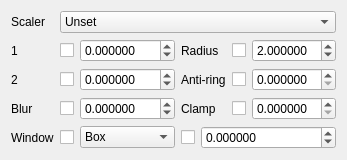
                    <widget class="QWidget" name="dscaleTab">
                     <attribute name="title">
                      <string>Downscale</string>
                     </attribute>
                     <layout class="QGridLayout" name="dscaleTabLayout">
                      <item row="0" column="0">
                       <widget class="QLabel" name="dscaleScalerLabel">
                        <property name="text">
                         <string>Scaler</string>
                        </property>
                       </widget>
                      </item>
                      <item row="0" column="1" colspan="3">
                       <widget class="QComboBox" name="dscaleScaler">
                        <item>
                         <property name="text">
                          <string>Unset</string>
                         </property>
                        </item>
                        <item>
                         <property name="text">
                          <string>Bilinear</string>
                         </property>
                        </item>
                        <item>
                         <property name="text">
                          <string>Bicubic_fast</string>
                         </property>
                        </item>
                        <item>
                         <property name="text">
                          <string>Oversample</string>
                         </property>
                        </item>
                        <item>
                         <property name="text">
                          <string>Spline16</string>
                         </property>
                        </item>
                        <item>
                         <property name="text">
                          <string>Spline36</string>
                         </property>
                        </item>
                        <item>
                         <property name="text">
                          <string>Spline64</string>
                         </property>
                        </item>
                        <item>
                         <property name="text">
                          <string>Sinc</string>
                         </property>
                        </item>
                        <item>
                         <property name="text">
                          <string>Lanczos</string>
                         </property>
                        </item>
                        <item>
                         <property name="text">
                          <string>Ginseng</string>
                         </property>
                        </item>
                        <item>
                         <property name="text">
                          <string>Jinc</string>
                         </property>
                        </item>
                        <item>
                         <property name="text">
                          <string>Ewa lanczos</string>
                         </property>
                        </item>
                        <item>
                         <property name="text">
                          <string>Ewa hanning</string>
                         </property>
                        </item>
                        <item>
                         <property name="text">
                          <string>Ewa ginseng</string>
                         </property>
                        </item>
                        <item>
                         <property name="text">
                          <string>Ewa lanczos sharp</string>
                         </property>
                        </item>
                        <item>
                         <property name="text">
                          <string>Ewa lanczos soft</string>
                         </property>
                        </item>
                        <item>
                         <property name="text">
                          <string>Haasnsoft</string>
                         </property>
                        </item>
                        <item>
                         <property name="text">
                          <string>Bicubic</string>
                         </property>
                        </item>
                        <item>
                         <property name="text">
                          <string>Bc spline</string>
                         </property>
                        </item>
                        <item>
                         <property name="text">
                          <string>Catmull rom</string>
                         </property>
                        </item>
                        <item>
                         <property name="text">
                          <string>Mitchell</string>
                         </property>
                        </item>
                        <item>
                         <property name="text">
                          <string>Robidoux</string>
                         </property>
                        </item>
                        <item>
                         <property name="text">
                          <string>Robidoux sharp</string>
                         </property>
                        </item>
                        <item>
                         <property name="text">
                          <string>Ewa robidoux</string>
                         </property>
                        </item>
                        <item>
                         <property name="text">
                          <string>Ewa robidoux sharp</string>
                         </property>
                        </item>
                        <item>
                         <property name="text">
                          <string>Box</string>
                         </property>
                        </item>
                        <item>
                         <property name="text">
                          <string>Nearest</string>
                         </property>
                        </item>
                        <item>
                         <property name="text">
                          <string>Triangle</string>
                         </property>
                        </item>
                        <item>
                         <property name="text">
                          <string>Gaussian</string>
                         </property>
                        </item>
                       </widget>
                      </item>
                      <item row="1" column="0">
                       <widget class="QLabel" name="dscaleParam1Label">
                        <property name="text">
                         <string>1</string>
                        </property>
                       </widget>
                      </item>
                      <item row="1" column="1">
                       <layout class="QHBoxLayout" name="dscaleParam1Layout" stretch="0,1">
                        <item>
                         <widget class="QCheckBox" name="dscaleParam1Set">
                          <property name="text">
                           <string/>
                          </property>
                         </widget>
                        </item>
                        <item>
                         <widget class="QDoubleSpinBox" name="dscaleParam1Value">
                          <property name="decimals">
                           <number>6</number>
                          </property>
                          <property name="minimum">
                           <double>-100.000000000000000</double>
                          </property>
                          <property name="maximum">
                           <double>100.000000000000000</double>
                          </property>
                         </widget>
                        </item>
                       </layout>
                      </item>
                      <item row="1" column="2">
                       <widget class="QLabel" name="dscaleRadiusLabel">
                        <property name="text">
                         <string>Radius</string>
                        </property>
                       </widget>
                      </item>
                      <item row="1" column="3">
                       <layout class="QHBoxLayout" name="dscaleRadiusLayout" stretch="0,1">
                        <item>
                         <widget class="QCheckBox" name="dscaleRadiusSet">
                          <property name="text">
                           <string/>
                          </property>
                         </widget>
                        </item>
                        <item>
                         <widget class="QDoubleSpinBox" name="dscaleRadiusValue">
                          <property name="decimals">
                           <number>6</number>
                          </property>
                          <property name="minimum">
                           <double>0.500000000000000</double>
                          </property>
                          <property name="maximum">
                           <double>16.000000000000000</double>
                          </property>
                          <property name="singleStep">
                           <double>0.500000000000000</double>
                          </property>
                          <property name="value">
                           <double>2.000000000000000</double>
                          </property>
                         </widget>
                        </item>
                       </layout>
                      </item>
                      <item row="2" column="0">
                       <widget class="QLabel" name="dscaleParam2Label">
                        <property name="text">
                         <string>2</string>
                        </property>
                       </widget>
                      </item>
                      <item row="2" column="1">
                       <layout class="QHBoxLayout" name="dscaleParam2Layout" stretch="0,1">
                        <item>
                         <widget class="QCheckBox" name="dscaleParam2Set">
                          <property name="text">
                           <string/>
                          </property>
                         </widget>
                        </item>
                        <item>
                         <widget class="QDoubleSpinBox" name="dscaleParam2Value">
                          <property name="decimals">
                           <number>6</number>
                          </property>
                          <property name="minimum">
                           <double>-100.000000000000000</double>
                          </property>
                          <property name="maximum">
                           <double>100.000000000000000</double>
                          </property>
                         </widget>
                        </item>
                       </layout>
                      </item>
                      <item row="2" column="2">
                       <widget class="QLabel" name="dscaleAntiRingLabel">
                        <property name="text">
                         <string>Anti-ring</string>
                        </property>
                       </widget>
                      </item>
                      <item row="2" column="3">
                       <layout class="QHBoxLayout" name="dscaleAntiRingLayout" stretch="0,1">
                        <item>
                         <widget class="QCheckBox" name="dscaleAntiRingSet">
                          <property name="text">
                           <string/>
                          </property>
                         </widget>
                        </item>
                        <item>
                         <widget class="QDoubleSpinBox" name="dscaleAntiRingValue">
                          <property name="decimals">
                           <number>6</number>
                          </property>
                          <property name="minimum">
                           <double>0.000000000000000</double>
                          </property>
                          <property name="maximum">
                           <double>1.000000000000000</double>
                          </property>
                          <property name="singleStep">
                           <double>0.100000000000000</double>
                          </property>
                         </widget>
                        </item>
                       </layout>
                      </item>
                      <item row="3" column="0">
                       <widget class="QLabel" name="dscaleBlurLabel">
                        <property name="text">
                         <string>Blur</string>
                        </property>
                       </widget>
                      </item>
                      <item row="3" column="1">
                       <layout class="QHBoxLayout" name="dscaleBlurLayout" stretch="0,1">
                        <item>
                         <widget class="QCheckBox" name="dscaleBlurSet">
                          <property name="text">
                           <string/>
                          </property>
                         </widget>
                        </item>
                        <item>
                         <widget class="QDoubleSpinBox" name="dscaleBlurValue">
                          <property name="decimals">
                           <number>6</number>
                          </property>
                          <property name="minimum">
                           <double>-100.000000000000000</double>
                          </property>
                          <property name="maximum">
                           <double>100.000000000000000</double>
                          </property>
                         </widget>
                        </item>
                       </layout>
                      </item>
                      <item row="3" column="2">
                       <widget class="QLabel" name="dscaleClampLabel">
                        <property name="text">
                         <string>Clamp</string>
                        </property>
                       </widget>
                      </item>
                      <item row="3" column="3">
                       <layout class="QHBoxLayout" name="dscaleClampLayout" stretch="0,1">
                        <item>
                         <widget class="QCheckBox" name="dscaleClampSet"/>
                        </item>
                        <item>
                         <widget class="QDoubleSpinBox" name="dscaleClampValue">
                          <property name="decimals">
                           <number>6</number>
                          </property>
                          <property name="maximum">
                           <double>1.000000000000000</double>
                          </property>
                          <property name="singleStep">
                           <double>0.100000000000000</double>
                          </property>
                         </widget>
                        </item>
                       </layout>
                      </item>
                      <item row="4" column="0">
                       <widget class="QLabel" name="dscaleWindowLabel">
                        <property name="text">
                         <string>Window</string>
                        </property>
                       </widget>
                      </item>
                      <item row="4" column="1">
                       <layout class="QHBoxLayout" name="dscaleWindowLayout" stretch="0,1">
                        <item>
                         <widget class="QCheckBox" name="dscaleWindowSet">
                          <property name="text">
                           <string/>
                          </property>
                         </widget>
                        </item>
                        <item>
                         <widget class="QComboBox" name="dscaleWindowValue">
                          <item>
                           <property name="text">
                            <string>Box</string>
                           </property>
                          </item>
                          <item>
                           <property name="text">
                            <string>Triangle</string>
                           </property>
                          </item>
                          <item>
                           <property name="text">
                            <string>Bartlett</string>
                           </property>
                          </item>
                          <item>
                           <property name="text">
                            <string>Hanning</string>
                           </property>
                          </item>
                          <item>
                           <property name="text">
                            <string>Hamming</string>
                           </property>
                          </item>
                          <item>
                           <property name="text">
                            <string>Quadric</string>
                           </property>
                          </item>
                          <item>
                           <property name="text">
                            <string>Welch</string>
                           </property>
                          </item>
                          <item>
                           <property name="text">
                            <string>Kaiser</string>
                           </property>
                          </item>
                          <item>
                           <property name="text">
                            <string>Blackman</string>
                           </property>
                          </item>
                          <item>
                           <property name="text">
                            <string>Gaussian</string>
                           </property>
                          </item>
                          <item>
                           <property name="text">
                            <string>Sinc</string>
                           </property>
                          </item>
                          <item>
                           <property name="text">
                            <string>Jinc</string>
                           </property>
                          </item>
                          <item>
                           <property name="text">
                            <string>Sphinx</string>
                           </property>
                          </item>
                         </widget>
                        </item>
                       </layout>
                      </item>
                      <item row="4" column="2" colspan="2">
                       <layout class="QHBoxLayout" name="dscaleWindowParamLayout" stretch="0,1">
                        <item>
                         <widget class="QCheckBox" name="dscaleWindowParamSet">
                          <property name="text">
                           <string/>
                          </property>
                         </widget>
                        </item>
                        <item>
                         <widget class="QDoubleSpinBox" name="dscaleWindowParamValue">
                          <property name="decimals">
                           <number>6</number>
                          </property>
                          <property name="minimum">
                           <double>-100.000000000000000</double>
                          </property>
                          <property name="maximum">
                           <double>100.000000000000000</double>
                          </property>
                         </widget>
                        </item>
                       </layout>
                      </item>
                     </layout>
                    </widget>
